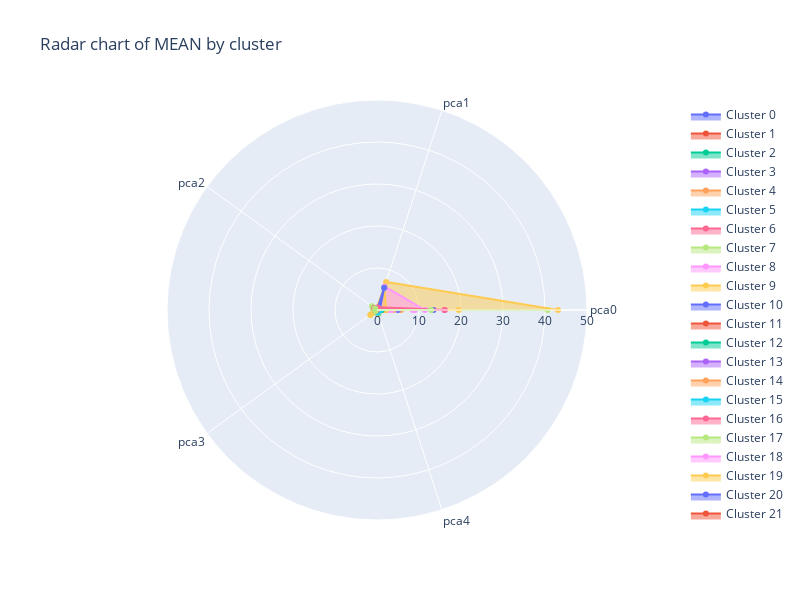

Write notebook code for a chart like this one.
### Code cell
scatter_objects = []
categories = songs5000_processed_df.drop(columns=['cluster']).columns

# Iterate over the unique clusters and add an object for each cluster to the list
for cluster in sorted(songs5000_processed_df['cluster'].unique()):

  # Find the mean value for each column of the cluster
  cluster_means = [songs5000_processed_df.loc[songs5000_processed_df["cluster"] == cluster, category].mean() for category in categories]
  cluster_scatter = go.Scatterpolar(r = cluster_means, theta = categories, fill = 'toself', name = f'Cluster {cluster}')
  scatter_objects.append(cluster_scatter)

# Create the figure (the white area)
fig = go.Figure()
fig.add_traces(scatter_objects)

# Add extras to the plot, such as title
fig.update_layout(
  title_text = 'Radar chart of MEAN by cluster',
  height = 600,
  width = 800,
  polar = dict(radialaxis = dict(visible = True, range = [0, 50])),
  showlegend = True
)

fig.show()

### Figure 1 — Plotly figure (JSON) as saved in the notebook; plotly's stock layout.template omitted (floating-point values rounded to 4 significant figures)
{"data": [{"fill": "toself", "name": "Cluster 0", "r": [-0.8744, 0.1734, 0.6522, -0.1686, -0.3014], "theta": ["pca0", "pca1", "pca2", "pca3", "pca4"], "type": "scatterpolar"}, {"fill": "toself", "name": "Cluster 1", "r": [1.886, 0.1537, -0.4783, -0.1483, 0.6265], "theta": ["pca0", "pca1", "pca2", "pca3", "pca4"], "type": "scatterpolar"}, {"fill": "toself", "name": "Cluster 2", "r": [-0.1255, 0.1688, -0.3745, -0.02539, -0.4601], "theta": ["pca0", "pca1", "pca2", "pca3", "pca4"], "type": "scatterpolar"}, {"fill": "toself", "name": "Cluster 3", "r": [16.05, -1.826, -0.146, 0.7569, -0.01732], "theta": ["pca0", "pca1", "pca2", "pca3", "pca4"], "type": "scatterpolar"}, {"fill": "toself", "name": "Cluster 4", "r": [0.3516, -2.336, 0.5927, -0.2306, 0.519], "theta": ["pca0", "pca1", "pca2", "pca3", "pca4"], "type": "scatterpolar"}, {"fill": "toself", "name": "Cluster 5", "r": [-0.05987, 5.491, -0.1924, -0.9297, 0.993], "theta": ["pca0", "pca1", "pca2", "pca3", "pca4"], "type": "scatterpolar"}, {"fill": "toself", "name": "Cluster 6", "r": [-0.8526, 0.1679, -0.1915, 0.4567, -0.08025], "theta": ["pca0", "pca1", "pca2", "pca3", "pca4"], "type": "scatterpolar"}, {"fill": "toself", "name": "Cluster 7", "r": [40.6, -0.9281, 1.47, 1.828, -1.092], "theta": ["pca0", "pca1", "pca2", "pca3", "pca4"], "type": "scatterpolar"}, {"fill": "toself", "name": "Cluster 8", "r": [9.066, 0.397, -0.1162, 0.03806, 0.3911], "theta": ["pca0", "pca1", "pca2", "pca3", "pca4"], "type": "scatterpolar"}, {"fill": "toself", "name": "Cluster 9", "r": [0.2867, 0.2216, 0.7661, 0.1317, -0.1055], "theta": ["pca0", "pca1", "pca2", "pca3", "pca4"], "type": "scatterpolar"}, {"fill": "toself", "name": "Cluster 10", "r": [0.2863, 0.1106, 0.3985, -0.6167, 0.7546], "theta": ["pca0", "pca1", "pca2", "pca3", "pca4"], "type": "scatterpolar"}, {"fill": "toself", "name": "Cluster 11", "r": [1.306, 0.2193, -0.2058, 0.517, 0.08791], "theta": ["pca0", "pca1", "pca2", "pca3", "pca4"], "type": "scatterpolar"}, {"fill": "toself", "name": "Cluster 12", "r": [-0.4621, -2.41, -0.4579, -0.2429, 0.6923], "theta": ["pca0", "pca1", "pca2", "pca3", "pca4"], "type": "scatterpolar"}, {"fill": "toself", "name": "Cluster 13", "r": [-0.3801, 0.1628, -0.2045, 0.4854, 0.2101], "theta": ["pca0", "pca1", "pca2", "pca3", "pca4"], "type": "scatterpolar"}, {"fill": "toself", "name": "Cluster 14", "r": [5.702, 0.3182, 0.1501, -0.03874, 0.2253], "theta": ["pca0", "pca1", "pca2", "pca3", "pca4"], "type": "scatterpolar"}, {"fill": "toself", "name": "Cluster 15", "r": [-0.7738, 0.1109, -0.4551, -0.1509, 0.2062], "theta": ["pca0", "pca1", "pca2", "pca3", "pca4"], "type": "scatterpolar"}, {"fill": "toself", "name": "Cluster 16", "r": [-0.1297, 0.1865, 0.7286, 0.1193, 0.2203], "theta": ["pca0", "pca1", "pca2", "pca3", "pca4"], "type": "scatterpolar"}, {"fill": "toself", "name": "Cluster 17", "r": [1.198, 0.1831, 0.3971, -0.7957, -0.222], "theta": ["pca0", "pca1", "pca2", "pca3", "pca4"], "type": "scatterpolar"}, {"fill": "toself", "name": "Cluster 18", "r": [-0.04584, -2.438, -0.441, -0.2845, -0.5208], "theta": ["pca0", "pca1", "pca2", "pca3", "pca4"], "type": "scatterpolar"}, {"fill": "toself", "name": "Cluster 19", "r": [0.4019, 0.1862, -0.2011, 0.4906, 0.1783], "theta": ["pca0", "pca1", "pca2", "pca3", "pca4"], "type": "scatterpolar"}, {"fill": "toself", "name": "Cluster 20", "r": [4.946, -2.678, -0.05054, -0.0685, 0.2022], "theta": ["pca0", "pca1", "pca2", "pca3", "pca4"], "type": "scatterpolar"}, {"fill": "toself", "name": "Cluster 21", "r": [0.6867, 0.1471, -0.5865, -0.5445, -0.2971], "theta": ["pca0", "pca1", "pca2", "pca3", "pca4"], "type": "scatterpolar"}, {"fill": "toself", "name": "Cluster 22", "r": [0.06502, -2.38, -0.1463, 0.5546, 0.116], "theta": ["pca0", "pca1", "pca2", "pca3", "pca4"], "type": "scatterpolar"}, {"fill": "toself", "name": "Cluster 23", "r": [-1.233, -2.379, -0.2926, 0.1575, 0.2943], "theta": ["pca0", "pca1", "pca2", "pca3", "pca4"], "type": "scatterpolar"}, {"fill": "toself", "name": "Cluster 24", "r": [-0.536, 0.1237, 0.3546, -0.9301, -0.2043], "theta": ["pca0", "pca1", "pca2", "pca3", "pca4"], "type": "scatterpolar"}, {"fill": "toself", "name": "Cluster 25", "r": [2.136, -2.484, -0.151, 0.03218, 0.06269], "theta": ["pca0", "pca1", "pca2", "pca3", "pca4"], "type": "scatterpolar"}, {"fill": "toself", "name": "Cluster 26", "r": [-1.092, 0.1525, 0.6954, 0.09405, 0.279], "theta": ["pca0", "pca1", "pca2", "pca3", "pca4"], "type": "scatterpolar"}, {"fill": "toself", "name": "Cluster 27", "r": [1.32, 0.1776, -0.5246, -0.4331, -0.3478], "theta": ["pca0", "pca1", "pca2", "pca3", "pca4"], "type": "scatterpolar"}, {"fill": "toself", "name": "Cluster 28", "r": [8.499, -2.086, -0.08426, 0.2152, 0.246], "theta": ["pca0", "pca1", "pca2", "pca3", "pca4"], "type": "scatterpolar"}, {"fill": "toself", "name": "Cluster 29", "r": [43.1, 7.023, 0.2501, 1.992, -0.7184], "theta": ["pca0", "pca1", "pca2", "pca3", "pca4"], "type": "scatterpolar"}, {"fill": "toself", "name": "Cluster 30", "r": [-0.9794, 0.1418, -0.2021, 0.5142, 0.316], "theta": ["pca0", "pca1", "pca2", "pca3", "pca4"], "type": "scatterpolar"}, {"fill": "toself", "name": "Cluster 31", "r": [1.91, 0.2471, 0.6836, -0.03007, 0.02772], "theta": ["pca0", "pca1", "pca2", "pca3", "pca4"], "type": "scatterpolar"}, {"fill": "toself", "name": "Cluster 32", "r": [-0.2415, 0.0743, -0.545, -0.3096, 0.7633], "theta": ["pca0", "pca1", "pca2", "pca3", "pca4"], "type": "scatterpolar"}, {"fill": "toself", "name": "Cluster 33", "r": [-1.081, 5.496, -0.469, -0.9526, 0.2261], "theta": ["pca0", "pca1", "pca2", "pca3", "pca4"], "type": "scatterpolar"}, {"fill": "toself", "name": "Cluster 34", "r": [3.9, 0.2288, -0.4151, -0.004549, 0.4943], "theta": ["pca0", "pca1", "pca2", "pca3", "pca4"], "type": "scatterpolar"}, {"fill": "toself", "name": "Cluster 35", "r": [-1.436, 0.137, -0.213, 0.454, 0.126], "theta": ["pca0", "pca1", "pca2", "pca3", "pca4"], "type": "scatterpolar"}, {"fill": "toself", "name": "Cluster 36", "r": [-0.3694, 0.1868, -0.1949, 0.432, -0.2075], "theta": ["pca0", "pca1", "pca2", "pca3", "pca4"], "type": "scatterpolar"}, {"fill": "toself", "name": "Cluster 37", "r": [-0.9216, 0.05965, 0.364, -0.727, 0.8917], "theta": ["pca0", "pca1", "pca2", "pca3", "pca4"], "type": "scatterpolar"}, {"fill": "toself", "name": "Cluster 38", "r": [11.41, 5.877, -0.5108, -0.08969, 0.6216], "theta": ["pca0", "pca1", "pca2", "pca3", "pca4"], "type": "scatterpolar"}, {"fill": "toself", "name": "Cluster 39", "r": [2.188, 5.567, -0.09736, -0.7752, 1.015], "theta": ["pca0", "pca1", "pca2", "pca3", "pca4"], "type": "scatterpolar"}, {"fill": "toself", "name": "Cluster 40", "r": [13.46, 0.5507, -0.1087, 0.3389, 0.2212], "theta": ["pca0", "pca1", "pca2", "pca3", "pca4"], "type": "scatterpolar"}, {"fill": "toself", "name": "Cluster 41", "r": [-0.5831, 0.189, 0.7432, 0.1115, -0.01055], "theta": ["pca0", "pca1", "pca2", "pca3", "pca4"], "type": "scatterpolar"}, {"fill": "toself", "name": "Cluster 42", "r": [0.3329, 0.1558, 0.3726, -0.8656, -0.2739], "theta": ["pca0", "pca1", "pca2", "pca3", "pca4"], "type": "scatterpolar"}, {"fill": "toself", "name": "Cluster 43", "r": [-0.3122, -2.349, 0.5393, -0.5463, -0.3911], "theta": ["pca0", "pca1", "pca2", "pca3", "pca4"], "type": "scatterpolar"}, {"fill": "toself", "name": "Cluster 44", "r": [1.713, 0.1589, 0.4331, -0.583, 0.685], "theta": ["pca0", "pca1", "pca2", "pca3", "pca4"], "type": "scatterpolar"}, {"fill": "toself", "name": "Cluster 45", "r": [-1.181, 0.03968, -0.5702, -0.3615, 0.8329], "theta": ["pca0", "pca1", "pca2", "pca3", "pca4"], "type": "scatterpolar"}, {"fill": "toself", "name": "Cluster 46", "r": [0.2004, 0.1296, -0.6009, -0.5784, -0.2826], "theta": ["pca0", "pca1", "pca2", "pca3", "pca4"], "type": "scatterpolar"}, {"fill": "toself", "name": "Cluster 47", "r": [-0.538, 5.559, -0.1532, -0.1108, 0.4479], "theta": ["pca0", "pca1", "pca2", "pca3", "pca4"], "type": "scatterpolar"}, {"fill": "toself", "name": "Cluster 48", "r": [3.42, 0.2668, 0.5975, -0.1765, 0.1981], "theta": ["pca0", "pca1", "pca2", "pca3", "pca4"], "type": "scatterpolar"}, {"fill": "toself", "name": "Cluster 49", "r": [19.46, -1.705, -0.08809, 0.9776, -0.1278], "theta": ["pca0", "pca1", "pca2", "pca3", "pca4"], "type": "scatterpolar"}, {"fill": "toself", "name": "Cluster 50", "r": [-0.9876, 0.09517, -0.6013, -0.5819, -0.2724], "theta": ["pca0", "pca1", "pca2", "pca3", "pca4"], "type": "scatterpolar"}, {"fill": "toself", "name": "Cluster 51", "r": [-0.8559, -3.564, 0.1612, -0.1814, 0.2917], "theta": ["pca0", "pca1", "pca2", "pca3", "pca4"], "type": "scatterpolar"}, {"fill": "toself", "name": "Cluster 52", "r": [-0.9144, -2.391, 0.5345, -0.417, 0.6298], "theta": ["pca0", "pca1", "pca2", "pca3", "pca4"], "type": "scatterpolar"}, {"fill": "toself", "name": "Cluster 53", "r": [-0.2477, 0.2024, 0.7094, -0.02824, -0.2839], "theta": ["pca0", "pca1", "pca2", "pca3", "pca4"], "type": "scatterpolar"}, {"fill": "toself", "name": "Cluster 54", "r": [0.9096, 0.23, 0.7077, -0.002892, -0.1773], "theta": ["pca0", "pca1", "pca2", "pca3", "pca4"], "type": "scatterpolar"}, {"fill": "toself", "name": "Cluster 55", "r": [-0.7662, 0.1733, -0.2446, 0.2669, -0.4136], "theta": ["pca0", "pca1", "pca2", "pca3", "pca4"], "type": "scatterpolar"}, {"fill": "toself", "name": "Cluster 56", "r": [0.03721, 0.1963, -0.1895, 0.4686, -0.138], "theta": ["pca0", "pca1", "pca2", "pca3", "pca4"], "type": "scatterpolar"}, {"fill": "toself", "name": "Cluster 57", "r": [0.6223, 0.1129, -0.4919, -0.2138, 0.6611], "theta": ["pca0", "pca1", "pca2", "pca3", "pca4"], "type": "scatterpolar"}, {"fill": "toself", "name": "Cluster 58", "r": [2.851, 0.267, -0.2334, 0.3125, -0.2443], "theta": ["pca0", "pca1", "pca2", "pca3", "pca4"], "type": "scatterpolar"}, {"fill": "toself", "name": "Cluster 59", "r": [2.128, 0.2132, -0.473, -0.261, -0.3803], "theta": ["pca0", "pca1", "pca2", "pca3", "pca4"], "type": "scatterpolar"}, {"fill": "toself", "name": "Cluster 60", "r": [0.645, 5.569, -0.6226, -0.3927, 0.2695], "theta": ["pca0", "pca1", "pca2", "pca3", "pca4"], "type": "scatterpolar"}, {"fill": "toself", "name": "Cluster 61", "r": [-0.344, 0.1108, -0.6142, -0.6315, -0.2889], "theta": ["pca0", "pca1", "pca2", "pca3", "pca4"], "type": "scatterpolar"}, {"fill": "toself", "name": "Cluster 62", "r": [1.146, -2.423, 0.4447, -0.4119, -0.2035], "theta": ["pca0", "pca1", "pca2", "pca3", "pca4"], "type": "scatterpolar"}, {"fill": "toself", "name": "Cluster 63", "r": [0.6071, 0.2096, -0.266, 0.2276, -0.4622], "theta": ["pca0", "pca1", "pca2", "pca3", "pca4"], "type": "scatterpolar"}, {"fill": "toself", "name": "Cluster 64", "r": [-1.744, 0.08021, -0.373, -0.5996, -0.2907], "theta": ["pca0", "pca1", "pca2", "pca3", "pca4"], "type": "scatterpolar"}, {"fill": "toself", "name": "Cluster 65", "r": [0.8082, -2.475, -0.4028, -0.04841, 0.5574], "theta": ["pca0", "pca1", "pca2", "pca3", "pca4"], "type": "scatterpolar"}, {"fill": "toself", "name": "Cluster 66", "r": [16.17, 0.655, 0.04362, 0.4555, -0.02549], "theta": ["pca0", "pca1", "pca2", "pca3", "pca4"], "type": "scatterpolar"}, {"fill": "toself", "name": "Cluster 67", "r": [12.9, -2.3, 0.5641, 0.5125, -0.03564], "theta": ["pca0", "pca1", "pca2", "pca3", "pca4"], "type": "scatterpolar"}], "layout": {"height": 600, "polar": {"radialaxis": {"range": [0, 50], "visible": true}}, "showlegend": true, "title": {"text": "Radar chart of MEAN by cluster"}, "width": 800}}
